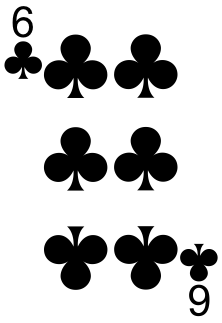
#> input picture cards/6_of_clubs.png, 222 x 323 px, given in place of 6_of_clubs.jpg, which was not available
$ python testimg.py
#> lines starting #> are read from the running program, lines starting #| are printed output that depends on the picture
from PIL import Image

im = Image.new("RGB",(142,100),0)
#> im: PIL image 142x100 RGB; every value is 0
imglist=["cards/6_of_clubs.jpg","cards/5_of_clubs.jpg"]
x=0

for img in imglist:
    tmpf=Image.open(img)
#> tmpf is the input picture: PIL image 222x323 RGBA; mean R, G, B, A 0, 0, 0, 56.9
    tmpf.thumbnail((70,100))
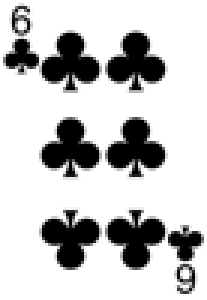
#> tmpf: PIL image 69x100 RGBA (shown 3 times larger); mean R, G, B, A 0, 0, 0, 57; transparent parts drawn white
    im.paste(tmpf,(x,0))
    x=x+71
#> pass 2 of the loop `for img in imglist:`:
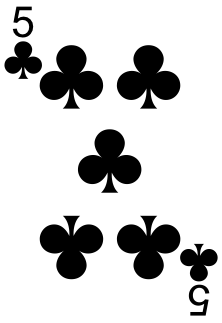
#> input picture cards/5_of_clubs.png, 222 x 323 px, given in place of 5_of_clubs.jpg, which was not available
#> tmpf is the input picture: PIL image 222x323 RGBA; mean R, G, B, A 0, 0, 0, 48.5
#> `tmpf.thumbnail((70,100))`:
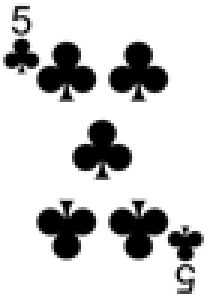
#> tmpf: PIL image 69x100 RGBA (shown 3 times larger); mean R, G, B, A 0, 0, 0, 48.6; transparent parts drawn white

im.save('nowe.png')
